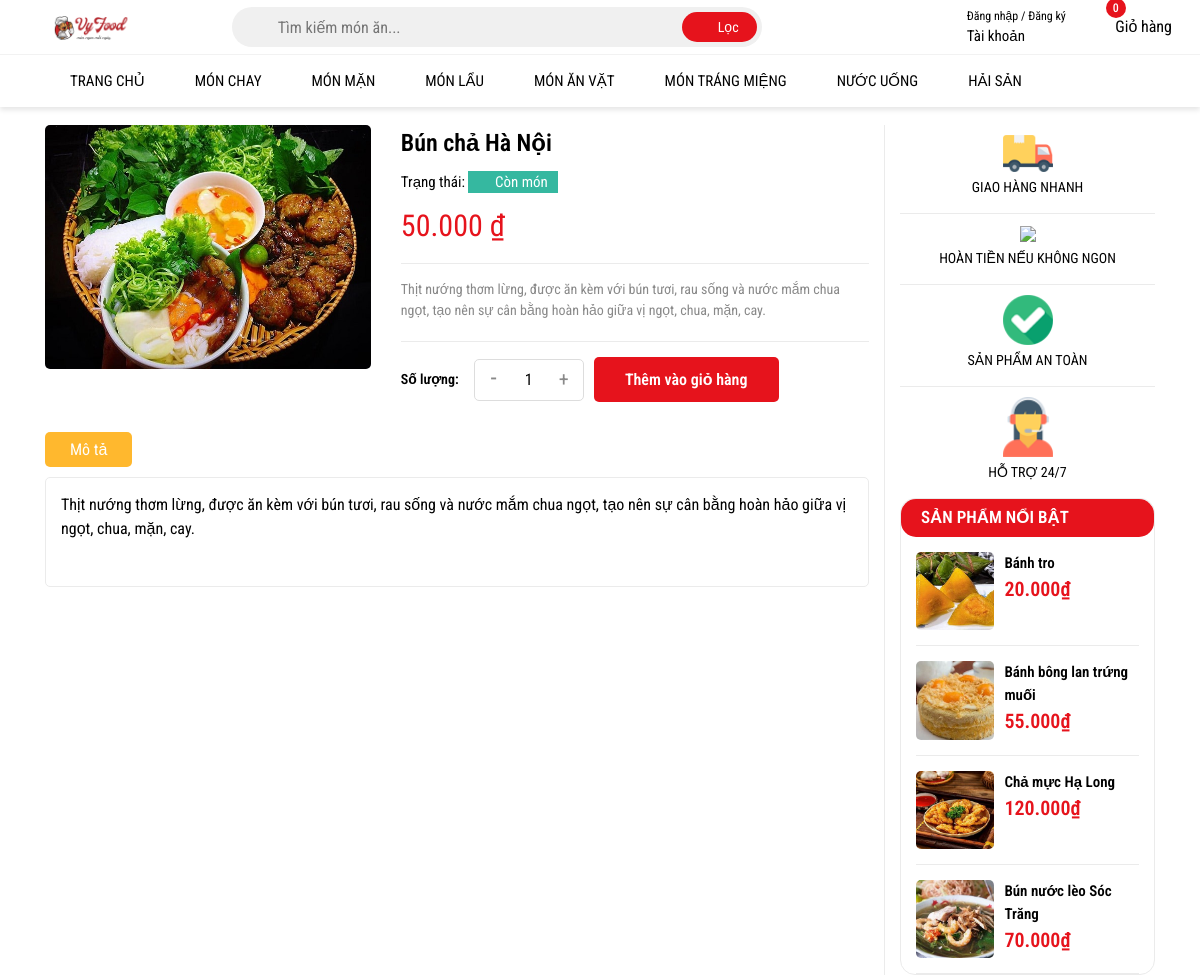
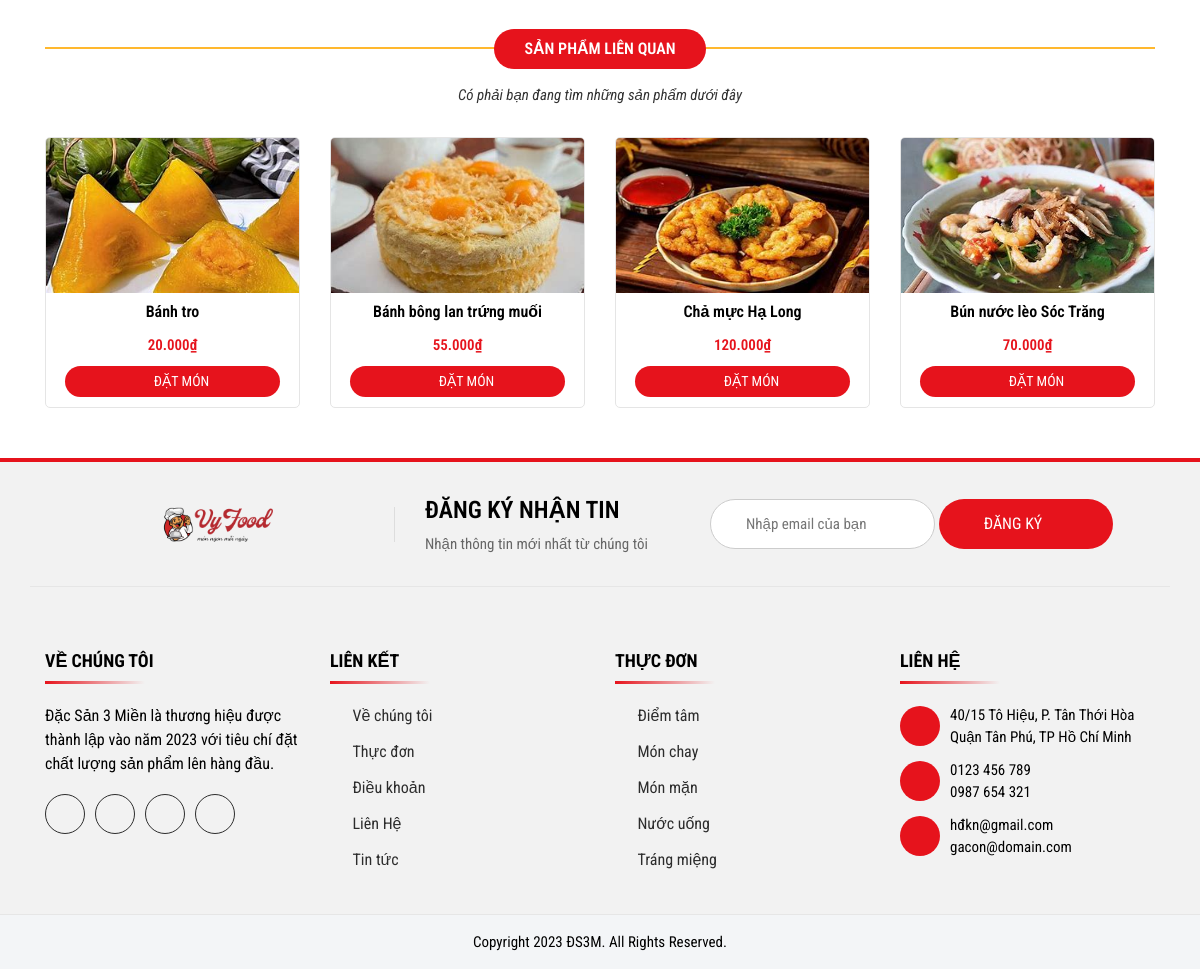
Screenshot of /chitietsp.php?id=3 with the database file from the repository (2 pictures, top to bottom).
### tables this page shows
CREATE TABLE `sanpham` (
  `ID` int(11) NOT NULL,
  `Name` varchar(255) NOT NULL,
  `Image` varchar(255) NOT NULL,
  `Price` int(255) NOT NULL,
  `Describtion` varchar(255) NOT NULL,
  `Type` enum('món chay','món mặn','món lẩu','món ăn vặt','món tráng miệng','nước uống','hải sản') NOT NULL,
  `Visible` TINYINT(1) DEFAULT 1
);

### chitietsp.php (the view, shortened to what this page needs)
<!DOCTYPE html>
<html lang="en">
  <head>
    <link
      rel="stylesheet"
      href="https://cdn.jsdelivr.net/npm/bootstrap@4.0.0/dist/css/bootstrap.min.css"
    />
    <link
      rel="stylesheet"
      href="assets/font-awesome-pro-v6-6.2.0/css/all.min.css"
    />
    <link rel="stylesheet" href="assets/css/base.css" />
    <link rel="stylesheet" href="assets/css/style.css" />
  </head>
  <body>
  <?php
    include_once "includes/header.php";
    ?>
    <?php
        include "connect.php";
        if (isset($_GET['id'])) {
            $id = intval($_GET['id']);
            $sql = "SELECT * FROM sanpham WHERE ID = $id";
            $result = mysqli_query($conn, $sql);
            if (mysqli_num_rows($result) > 0) {
                $row = mysqli_fetch_assoc($result);
            } else {
                echo "<h2>Không tìm thấy sản phẩm!</h2>";
                exit();
            }
        } else {
            echo "<h2>Không có sản phẩm nào được chọn!</h2>";
            exit();
        }
?>
    <div class="chitietSP">
      <div class="container">
        <div class="row">
          <div class="col-xl-9 col-lg-9">
            <div class="row">
              <div class="col-xl-5 col-lg-5">
                <div class="inner-image">
                  <div class="inner-img">
                    <img src="<?php echo $row['Image']?>" />
                  </div>
                </div>
              </div>
              <div class="col-xl-7 col-lg-7">
                <div class="inner-content">
                  <div class="inner-ten"><?php echo $row['Name']?></div>
                  <div class="inner-tt">
                    Trạng thái:
                    <span class="inner-conhang"
                      ><i class="fa-solid fa-check"></i>Còn món</span
                    >
                  </div>
                  <div class="inner-gia"><?php echo $row['Price'] ?>.000 ₫</div>
                  <div class="inner-desc">
                    <?php echo $row['Describtion'] ?>
                  </div>
                </div>
                <div class="inner-add">
                  <div class="inner-sl">Số lượng:</div>
                  <div class="inner-tanggiam">
                    <span id="giam" class="inner-tru">-</span>
                    <input
                      id="tanggiam"
                      type="text"
                      value="1"
                      class="inner-so"
                    />
                    <span id="tang" class="inner-cong">+</span>
                  </div>
                  <button type="button" onclick="notLogin()" class="inner-nut">
                    Thêm vào giỏ hàng
                  </button>
                </div>
              </div>
              <div class="col-xl-12">
                <div class="inner-thongtin">
                  <div class="inner-nut">
                    <button class="inner-mt inner-mt-active">Mô tả</button>
                  </div>
                  <div class="inner-mota">
                    <div class="inner-nd">
                    <?php echo $row['Describtion'] ?>
                    </div>
                  </div>
                </div>
              </div>
            </div>
          </div>
          <div class="col-xl-3 col-lg-3">
            <div class="inner-danhmuc">
              <div class="inner-dm">
                <div class="inner-hinh">
                  <img src="assets/img/service_1.webp" />
                </div>
                <div class="inner-chu">GIAO HÀNG NHANH</div>
              </div>
              <div class="inner-dm">
                <div class="inner-hinh">
                  <img src="assets/img/service_2.png" />
                </div>
                <div class="inner-chu">HOÀN TIỀN NẾU KHÔNG NGON</div>
              </div>
              <div class="inner-dm">
                <div class="inner-hinh">
                  <img src="assets/img/service_3.webp" />
                </div>
                <div class="inner-chu">SẢN PHẨM AN TOÀN</div>
              </div>
              <div class="inner-dm">
                <div class="inner-hinh">
                  <img src="assets/img/service_4.webp" />
                </div>
                <div class="inner-chu">HỖ TRỢ 24/7</div>
              </div>
            </div>
            <?php
include "connect.php";
$sql = "SELECT ID, Name, Image, Price FROM sanpham ORDER BY RAND() LIMIT 4";
$result = $conn->query($sql);
if ($result->num_rows > 0) {
    echo "<div class='inner-noibat'>";
    echo "<div class='inner-nb'>SẢN PHẨM NỔI BẬT</div>";
    echo "<div class='inner-sp'>";
    while ($row = $result->fetch_assoc()) {
        echo "<div class='inner-item'>";
        echo "<a href='chitietsp.php?id=" . $row["ID"] . "' class='inner-anh'>";
        echo "<img src='" . $row["Image"] . "' alt='" . $row["Name"] . "'>";
        echo "</a>";
        echo "<div class='inner-mota'>";
        echo "<div class='inner-ten'>" . $row["Name"] . "</div>";
        echo "<div class='inner-gia'>" . number_format($row["Price"]) . ".000₫</div>";
        echo "</div>";
        echo "</div>";
    }
    echo "</div></div>";
} else {
    echo "<p>Không có món ăn nổi bật nào.</p>";
}
?>
          </div>
        </div>
      </div>
    </div>
    <div class="SanPham">
      <div class="container">
        <div class="row">
          <div class="col-12">
            <div class="inner-head">
              <div class="inner-title">Sản phẩm liên quan</div>
              <p class="inner-desc">
                Có phải bạn đang tìm những sản phẩm dưới đây
              </p>
            </div>
          </div>
          <?php
include "connect.php";
$sql = "SELECT * FROM sanpham ORDER BY RAND() LIMIT 4";
$result = $conn->query($sql);
if ($result->num_rows > 0) {
    while ($row = $result->fetch_assoc()) {
        echo '
        <div class="col-xl-3 col-lg-3 col-md-4 col-sm-6 col-12">
            <div class="inner-item">
              <a href="chitietsp.php?id='.$row['ID'].'" class="inner-img">
                <img src="'.$row['Image'].'" />
              </a>
              <div class="inner-info">
                <div class="inner-ten">'.$row['Name'].'</div>
                <div class="inner-gia">'.number_format($row['Price'], 0, ',', '.').'.000₫</div>
                <a href="chitietsp.php?id='.$row['ID'].'" class="inner-muahang">
                  <i class="fa-solid fa-cart-plus"></i> ĐẶT MÓN
                </a>
              </div>
            </div>
        </div>';
    }
} else {
    echo "Không có sản phẩm nào!";
}
?>
        </div>
      </div>
    </div>
<?php
include_once "includes/footer.php";
?>
</html>

### assets/css/base.css (style rules this page uses)
:root { --color-text: #000000; --color-bg1: #0d5432; --color-bg2: #e6131c; --font: "Roboto Condensed", sans-serif; }
a { text-decoration: none; }
body { color: var(--color-text); font-family: var(--font); overflow-x: hidden; }

### rows the page displays
sanpham: Name "Bún chả Hà Nội", Price "50", Describtion "Thịt nướng thơm lừng, được ăn kèm với bún tươi, rau sống và nước mắm chua ngọt, tạo nên sự cân bằng hoàn hảo giữa vị ngọt, chua, mặn, cay."
sanpham: shows a picture, Name "Bánh tro", Price "20"
sanpham: shows a picture, Name "Bánh bông lan trứng muối", Price "55"
sanpham: shows a picture, Name "Chả mực Hạ Long", Price "120"
sanpham: shows a picture, Name "Bún nước lèo Sóc Trăng", Price "70"
